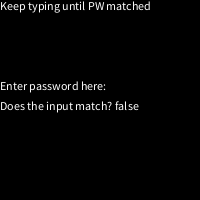
Frame 1 (no input)
Frame 60 (the mouse pressed at the canvas centre just before this capture): identical to frame 1, image omitted
Frame 120 (the mouse held since frame 60 and released just before this capture): identical to frame 1, image omitted

The Processing sketch that drew this single still picture (run headless with seeded random() and noise(); from frame 60 on, the mouse is pressed at the canvas centre):

// Processing sketch: processing_90764
// ── processing_90764.pde

String userinput="",pass="1234";
boolean matched=false;
float x=80,y=0;
float sx=1,sy=1;

void setup()
{
 size(200,200);
}

void draw()
{
 background(0);
 text("Keep typing until PW matched",0,10);
 text("Enter password here: "+userinput,0,height/2-10);
 text("Does the input match? "+matched,0,height/2+10);
 if (matched==true)
 {
   animation();
 }
}

void keyPressed()
{
   if (key!=CODED)
   {
     userinput += key;
   }
   
   if(userinput.equals(pass))
   {
     matched=true;
   }
   else if (keyCode==ENTER)
   {
     userinput="";
   }
}

void animation()
{

 background(0);
 if (x>90 && x<110 && y>90 && y<110)
 {
   fill(255);
   rectMode(CENTER);
   rect(100,100,10,10);
 }
 else
 {
   rectMode(CENTER);
   fill(0,200,50);
   rect(x,y,20,20);
   fill(200,150,0);
   ellipse(x-5,y-5,4,4);
   ellipse(x+5,y-5,4,4);
   fill(50,100,255);
   triangle(x,y+5,x-5,y+10,x+5,y+10);
 }
 if (x>200||x<0)
 {
  sx=sx*-1;
 }
 else if (y>200||y<0)
 {
  sy=sy*-1;
 }
 x=x+sx;
 y=y+sy;
}
